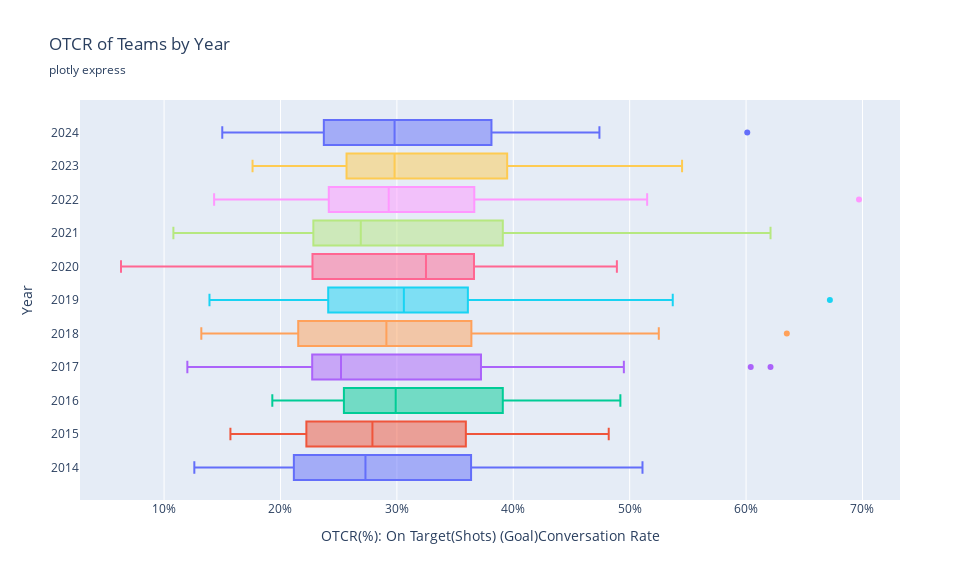

Notebook cell for this chart:
### Code cell
outlier_teams = {}
for year in goals_and_shots_seasonal['Year'].unique():
    year_data = goals_and_shots_seasonal[goals_and_shots_seasonal['Year'] == year]
    
    Q3 = year_data['OTCR'].quantile(0.75)
    Q1 = year_data['OTCR'].quantile(0.25)
    IQR = Q3 - Q1
    upper_fence = Q3 + 1.5 * IQR
    lower_fence = Q1 - 1.5 * IQR
    
    outliers = year_data[(year_data['OTCR'] > upper_fence) | (year_data['OTCR'] < lower_fence)]
    if not outliers.empty:
        outlier_teams[year] = outliers['Team'].tolist()
    else:
        outlier_teams[year] = []

fig = px.box(goals_and_shots_seasonal, y="Year", x="OTCR",
             color="Year",
             boxmode="group",
             title="OTCR of Teams by Year",
             subtitle="plotly express",
             labels={
                 "OTCR": "OTCR(%): On Target(Shots) (Goal)Conversation Rate"
             })

for i, year in enumerate(sorted(goals_and_shots_seasonal['Year'].unique())):
    year_data = goals_and_shots_seasonal[goals_and_shots_seasonal['Year'] == year]
    Q3 = year_data['OTCR'].quantile(0.75)
    Q1 = year_data['OTCR'].quantile(0.25)
    IQR = Q3 - Q1
    upper_fence = Q3 + 1.5 * IQR
    lower_fence = Q1 - 1.5 * IQR
    
    customdata = []
    for otcr in year_data['OTCR']:
        if otcr > upper_fence or otcr < lower_fence:
            team = year_data[year_data['OTCR'] == otcr]['Team'].iloc[0]
            customdata.append(team)
        else:
            customdata.append('')
            
    fig.data[i].customdata = customdata
    fig.data[i].update(
        boxpoints="outliers",
        quartilemethod="linear",
        jitter=0,
        orientation='h',
        width=0.75,
        hovertemplate="<b>Team:</b> %{customdata}<br>" +
                     "<b>OTCR:</b> %{x:.1f}%"
    )

fig.update_layout(
    height=580,
    width=980,
    xaxis=dict(
        tickmode="array",
        tickvals=[0, 10, 20, 30, 40, 50, 60, 70],
        ticktext=["0%", "10%", "20%", "30%", "40%", "50%", "60%", "70%"],
    ),
    yaxis=dict(
        tickmode="array",
        tickvals=sorted(goals_and_shots_seasonal['Year'].unique()),
        ticktext=[str(year) for year in sorted(goals_and_shots_seasonal['Year'].unique())],
    ),
    showlegend=False,
)
fig.show()

### Figure 1 — Plotly figure (JSON) as saved in the notebook; plotly's stock layout.template omitted (floating-point values rounded to 4 significant figures)
{"data": [{"alignmentgroup": "True", "boxpoints": "outliers", "customdata": ["", "", "", "", "", "", "", "", "", "", "", "", "", "", "", "", "", "", "", "", "", "", ""], "hovertemplate": "<b>Team:</b> %{customdata}<br><b>OTCR:</b> %{x:.1f}%", "jitter": 0, "legendgroup": "2014", "marker": {"color": "#636efa"}, "name": "2014", "notched": false, "offsetgroup": "2014", "orientation": "h", "quartilemethod": "linear", "showlegend": true, "type": "box", "width": 0.75, "x": [36.5, 20.9, 17.1, 18.5, 46.4, 27.0, 33.5, 20.8, 21.9, 20.7, 49.4, 51.1, 42.2, 23.8, 12.6, 27.3, 41.7, 33.3, 23.3, 36.0, 32.6, 26.4, 29.5], "x0": " ", "xaxis": "x", "y": [2014, 2014, 2014, 2014, 2014, 2014, 2014, 2014, 2014, 2014, 2014, 2014, 2014, 2014, 2014, 2014, 2014, 2014, 2014, 2014, 2014, 2014, 2014], "y0": " ", "yaxis": "y"}, {"alignmentgroup": "True", "boxpoints": "outliers", "customdata": ["", "", "", "", "", "", "", "", "", "", "", "", "", "", "", "", "", "", "", "", "", "", ""], "hovertemplate": "<b>Team:</b> %{customdata}<br><b>OTCR:</b> %{x:.1f}%", "jitter": 0, "legendgroup": "2015", "marker": {"color": "#EF553B"}, "name": "2015", "notched": false, "offsetgroup": "2015", "orientation": "h", "quartilemethod": "linear", "showlegend": true, "type": "box", "width": 0.75, "x": [41.4, 21.1, 25.9, 17.3, 36.4, 34.5, 36.5, 25.0, 41.8, 27.9, 48.2, 31.7, 21.8, 22.9, 20.0, 34.3, 30.1, 15.7, 22.0, 41.4, 33.8, 23.5, 24.4], "x0": " ", "xaxis": "x", "y": [2015, 2015, 2015, 2015, 2015, 2015, 2015, 2015, 2015, 2015, 2015, 2015, 2015, 2015, 2015, 2015, 2015, 2015, 2015, 2015, 2015, 2015, 2015], "y0": " ", "yaxis": "y"}, {"alignmentgroup": "True", "boxpoints": "outliers", "customdata": ["", "", "", "", "", "", "", "", "", "", "", "", "", "", "", "", "", "", "", "", "", "", ""], "hovertemplate": "<b>Team:</b> %{customdata}<br><b>OTCR:</b> %{x:.1f}%", "jitter": 0, "legendgroup": "2016", "marker": {"color": "#00cc96"}, "name": "2016", "notched": false, "offsetgroup": "2016", "orientation": "h", "quartilemethod": "linear", "showlegend": true, "type": "box", "width": 0.75, "x": [44.4, 20.0, 34.5, 25.9, 48.8, 27.8, 25.3, 19.3, 33.3, 49.2, 44.5, 40.9, 23.6, 34.2, 27.9, 36.1, 27.0, 26.9, 24.9, 40.1, 21.2, 29.9, 34.1], "x0": " ", "xaxis": "x", "y": [2016, 2016, 2016, 2016, 2016, 2016, 2016, 2016, 2016, 2016, 2016, 2016, 2016, 2016, 2016, 2016, 2016, 2016, 2016, 2016, 2016, 2016, 2016], "y0": " ", "yaxis": "y"}, {"alignmentgroup": "True", "boxpoints": "outliers", "customdata": ["", "", "", "", "Chelsea", "", "", "", "", "", "", "Man City", "", "", "", "", "", "", "", "", "", "", ""], "hovertemplate": "<b>Team:</b> %{customdata}<br><b>OTCR:</b> %{x:.1f}%", "jitter": 0, "legendgroup": "2017", "marker": {"color": "#ab63fa"}, "name": "2017", "notched": false, "offsetgroup": "2017", "orientation": "h", "quartilemethod": "linear", "showlegend": true, "type": "box", "width": 0.75, "x": [39.4, 27.4, 19.5, 19.1, 62.1, 25.2, 37.3, 23.1, 26.9, 31.4, 41.9, 60.4, 37.0, 13.5, 20.4, 23.3, 25.0, 12.0, 22.6, 49.5, 30.4, 24.8, 25.0], "x0": " ", "xaxis": "x", "y": [2017, 2017, 2017, 2017, 2017, 2017, 2017, 2017, 2017, 2017, 2017, 2017, 2017, 2017, 2017, 2017, 2017, 2017, 2017, 2017, 2017, 2017, 2017], "y0": " ", "yaxis": "y"}, {"alignmentgroup": "True", "boxpoints": "outliers", "customdata": ["", "", "", "", "", "", "", "", "", "", "", "", "Man City", "", "", "", "", "", "", "", "", "", ""], "hovertemplate": "<b>Team:</b> %{customdata}<br><b>OTCR:</b> %{x:.1f}%", "jitter": 0, "legendgroup": "2018", "marker": {"color": "#FFA15A"}, "name": "2018", "notched": false, "offsetgroup": "2018", "orientation": "h", "quartilemethod": "linear", "showlegend": true, "type": "box", "width": 0.75, "x": [44.8, 30.8, 29.1, 25.2, 20.0, 39.9, 27.5, 29.8, 19.1, 14.0, 31.0, 52.5, 63.5, 38.2, 21.1, 21.3, 13.2, 26.3, 44.6, 30.6, 22.2, 31.0, 26.1], "x0": " ", "xaxis": "x", "y": [2018, 2018, 2018, 2018, 2018, 2018, 2018, 2018, 2018, 2018, 2018, 2018, 2018, 2018, 2018, 2018, 2018, 2018, 2018, 2018, 2018, 2018, 2018], "y0": " ", "yaxis": "y"}, {"alignmentgroup": "True", "boxpoints": "outliers", "customdata": ["", "", "", "", "", "", "", "", "", "", "", "", "Liverpool", "Man City", "", "", "", "", "", "", "", "", ""], "hovertemplate": "<b>Team:</b> %{customdata}<br><b>OTCR:</b> %{x:.1f}%", "jitter": 0, "legendgroup": "2019", "marker": {"color": "#19d3f3"}, "name": "2019", "notched": false, "offsetgroup": "2019", "orientation": "h", "quartilemethod": "linear", "showlegend": true, "type": "box", "width": 0.75, "x": [36.5, 23.8, 28.4, 20.3, 33.8, 18.1, 32.3, 33.1, 30.7, 18.6, 13.9, 38.9, 67.2, 53.7, 30.6, 30.3, 25.9, 37.7, 30.0, 34.9, 22.7, 25.0, 39.8], "x0": " ", "xaxis": "x", "y": [2019, 2019, 2019, 2019, 2019, 2019, 2019, 2019, 2019, 2019, 2019, 2019, 2019, 2019, 2019, 2019, 2019, 2019, 2019, 2019, 2019, 2019, 2019], "y0": " ", "yaxis": "y"}, {"alignmentgroup": "True", "boxpoints": "outliers", "customdata": ["", "", "", "", "", "", "", "", "", "", "", "", "", "", "", "", "", "", "", "", "", "", ""], "hovertemplate": "<b>Team:</b> %{customdata}<br><b>OTCR:</b> %{x:.1f}%", "jitter": 0, "legendgroup": "2020", "marker": {"color": "#FF6692"}, "name": "2020", "notched": false, "offsetgroup": "2020", "orientation": "h", "quartilemethod": "linear", "showlegend": true, "type": "box", "width": 0.75, "x": [36.8, 36.7, 24.1, 28.4, 19.9, 44.5, 22.3, 35.1, 19.7, 30.9, 34.6, 45.7, 48.9, 44.5, 24.8, 6.3, 18.8, 34.2, 34.7, 28.0, 16.9, 36.4, 32.5], "x0": " ", "xaxis": "x", "y": [2020, 2020, 2020, 2020, 2020, 2020, 2020, 2020, 2020, 2020, 2020, 2020, 2020, 2020, 2020, 2020, 2020, 2020, 2020, 2020, 2020, 2020, 2020], "y0": " ", "yaxis": "y"}, {"alignmentgroup": "True", "boxpoints": "outliers", "customdata": ["", "", "", "", "", "", "", "", "", "", "", "", "Man City", "", "", "", "", "", "", "", "", "", ""], "hovertemplate": "<b>Team:</b> %{customdata}<br><b>OTCR:</b> %{x:.1f}%", "jitter": 0, "legendgroup": "2021", "marker": {"color": "#B6E880"}, "name": "2021", "notched": false, "offsetgroup": "2021", "orientation": "h", "quartilemethod": "linear", "showlegend": true, "type": "box", "width": 0.75, "x": [35.1, 25.1, 26.9, 25.7, 22.8, 40.2, 29.1, 24.7, 14.7, 24.6, 40.5, 42.2, 62.1, 37.3, 27.9, 10.8, 12.6, 21.0, 43.2, 31.0, 22.9, 39.7, 20.4], "x0": " ", "xaxis": "x", "y": [2021, 2021, 2021, 2021, 2021, 2021, 2021, 2021, 2021, 2021, 2021, 2021, 2021, 2021, 2021, 2021, 2021, 2021, 2021, 2021, 2021, 2021, 2021], "y0": " ", "yaxis": "y"}, {"alignmentgroup": "True", "boxpoints": "outliers", "customdata": ["", "", "", "", "", "", "", "", "", "", "", "", "", "Man City", "", "", "", "", "", "", "", "", ""], "hovertemplate": "<b>Team:</b> %{customdata}<br><b>OTCR:</b> %{x:.1f}%", "jitter": 0, "legendgroup": "2022", "marker": {"color": "#FF97FF"}, "name": "2022", "notched": false, "offsetgroup": "2022", "orientation": "h", "quartilemethod": "linear", "showlegend": true, "type": "box", "width": 0.75, "x": [51.5, 30.8, 24.3, 26.9, 34.0, 24.1, 35.6, 29.6, 21.6, 38.2, 25.5, 30.0, 46.7, 69.7, 26.0, 37.0, 16.9, 14.3, 24.7, 41.0, 15.4, 29.3, 24.0], "x0": " ", "xaxis": "x", "y": [2022, 2022, 2022, 2022, 2022, 2022, 2022, 2022, 2022, 2022, 2022, 2022, 2022, 2022, 2022, 2022, 2022, 2022, 2022, 2022, 2022, 2022, 2022], "y0": " ", "yaxis": "y"}, {"alignmentgroup": "True", "boxpoints": "outliers", "customdata": ["", "", "", "", "", "", "", "", "", "", "", "", "", "", "", "", "", "", "", "", "", "", ""], "hovertemplate": "<b>Team:</b> %{customdata}<br><b>OTCR:</b> %{x:.1f}%", "jitter": 0, "legendgroup": "2023", "marker": {"color": "#FECB52"}, "name": "2023", "notched": false, "offsetgroup": "2023", "orientation": "h", "quartilemethod": "linear", "showlegend": true, "type": "box", "width": 0.75, "x": [54.5, 39.9, 23.4, 34.1, 42.1, 21.1, 26.2, 26.5, 25.4, 27.1, 25.5, 31.2, 39.7, 29.1, 48.2, 30.4, 38.8, 29.8, 17.6, 24.4, 40.9, 31.5, 27.7], "x0": " ", "xaxis": "x", "y": [2023, 2023, 2023, 2023, 2023, 2023, 2023, 2023, 2023, 2023, 2023, 2023, 2023, 2023, 2023, 2023, 2023, 2023, 2023, 2023, 2023, 2023, 2023], "y0": " ", "yaxis": "y"}, {"alignmentgroup": "True", "boxpoints": "outliers", "customdata": ["Arsenal", "", "", "", "", "", "", "", "", "", "", "", "", "", "", "", "", "", "", "", "", "", ""], "hovertemplate": "<b>Team:</b> %{customdata}<br><b>OTCR:</b> %{x:.1f}%", "jitter": 0, "legendgroup": "2024", "marker": {"color": "#636efa"}, "name": "2024", "notched": false, "offsetgroup": "2024", "orientation": "h", "quartilemethod": "linear", "showlegend": true, "type": "box", "width": 0.75, "x": [60.1, 36.7, 26.3, 30.1, 23.8, 19.4, 40.7, 32.7, 20.3, 31.6, 21.7, 23.7, 47.4, 26.6, 41.9, 30.9, 38.6, 29.8, 20.2, 15.0, 40.8, 26.5, 26.3], "x0": " ", "xaxis": "x", "y": [2024, 2024, 2024, 2024, 2024, 2024, 2024, 2024, 2024, 2024, 2024, 2024, 2024, 2024, 2024, 2024, 2024, 2024, 2024, 2024, 2024, 2024, 2024], "y0": " ", "yaxis": "y"}], "layout": {"boxmode": "group", "height": 580, "legend": {"title": {"text": "Year"}, "tracegroupgap": 0}, "showlegend": false, "title": {"subtitle": {"text": "plotly express"}, "text": "OTCR of Teams by Year"}, "width": 980, "xaxis": {"anchor": "y", "domain": [0, 1], "tickmode": "array", "ticktext": ["0%", "10%", "20%", "30%", "40%", "50%", "60%", "70%"], "tickvals": [0, 10, 20, 30, 40, 50, 60, 70], "title": {"text": "OTCR(%): On Target(Shots) (Goal)Conversation Rate"}}, "yaxis": {"anchor": "x", "categoryarray": [2024, 2023, 2022, 2021, 2020, 2019, 2018, 2017, 2016, 2015, 2014], "categoryorder": "array", "domain": [0, 1], "tickmode": "array", "ticktext": ["2014", "2015", "2016", "2017", "2018", "2019", "2020", "2021", "2022", "2023", "2024"], "tickvals": [2014, 2015, 2016, 2017, 2018, 2019, 2020, 2021, 2022, 2023, 2024], "title": {"text": "Year"}}}}
